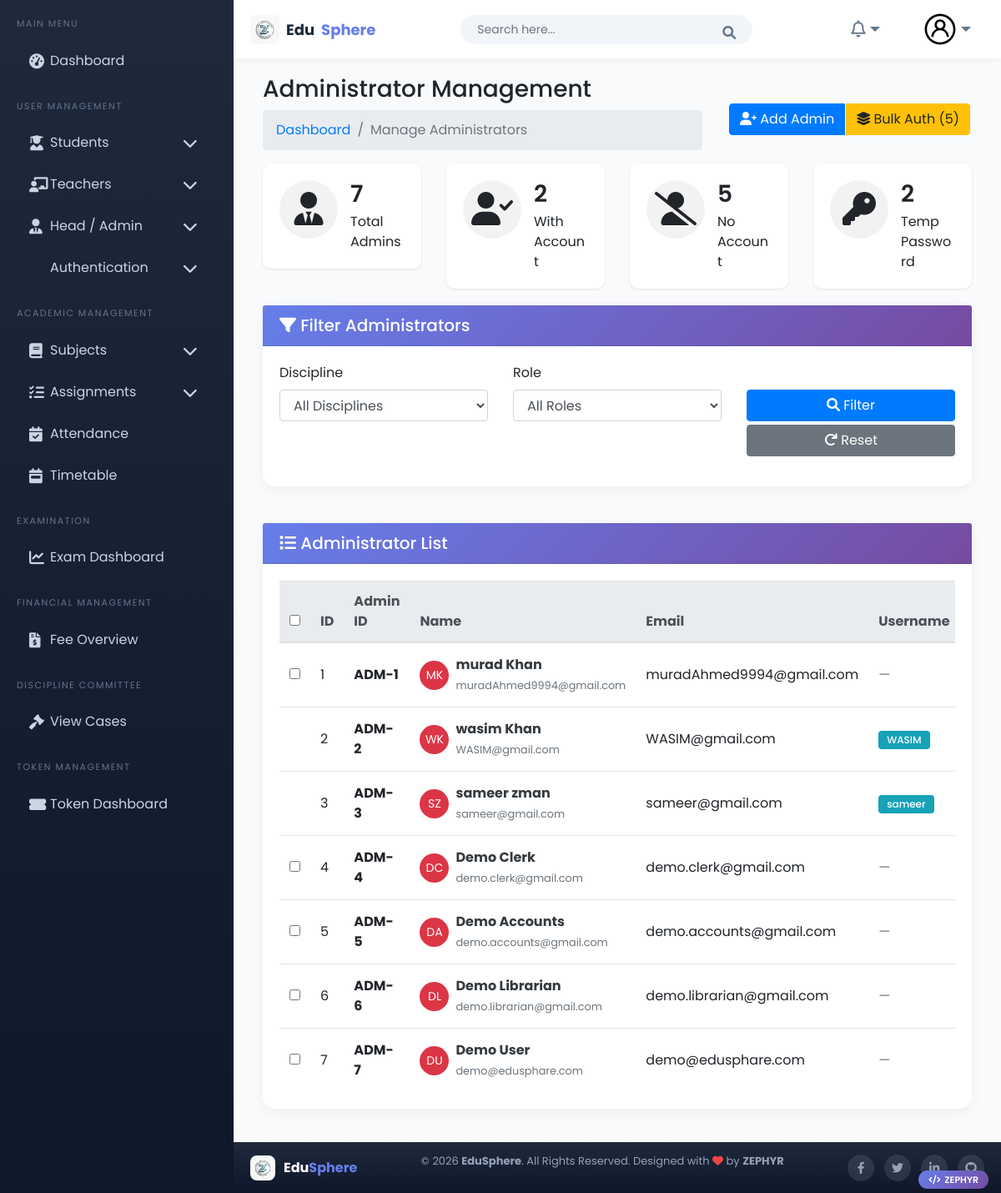
The app's page /home_auth/manage-admins/ (signed in) with its own data.
### head/models.py (models this page shows, shortened)
class AdminProfile(models.Model):
    ROLE_CHOICES = [
        ('HOD', 'Head of Department'),
        ('Coordinator', 'Coordinator'),
        ('Section Head', 'Section Head'),
        ('Office Clerk', 'Office Clerk'),
        ('Accounts', 'Accounts Officer'),
        ('Librarian', 'Librarian'),
    ]
    user = models.OneToOneField(
        CustomUser,
        on_delete=models.SET_NULL,
        null=True,
        blank=True,
        related_name='admin_profile'
    )
    first_name = models.CharField(max_length=100)
    last_name = models.CharField(max_length=100)
    father_name = models.CharField(max_length=100)
    contact_number = models.CharField(max_length=15, blank=True, null=True)
    email = models.EmailField(max_length=255, unique=True)
    discipline = models.ForeignKey(Discipline, on_delete=models.SET_NULL, null=True, blank=True)
    assigned_disciplines = models.JSONField(default=list, blank=True, help_text="List of discipline IDs for multi-discipline roles")
    role = models.CharField(max_length=50, choices=ROLE_CHOICES, default='Office Clerk')
    address = models.TextField(blank=True, null=True)
    employee_id = models.CharField(max_length=50, unique=True, blank=True, null=True)
    joining_date = models.DateField(blank=True, null=True)
    is_active = models.BooleanField(default=True)
    created_at = models.DateTimeField(auto_now_add=True)
    updated_at = models.DateTimeField(auto_now=True)

### home_auth/models.py (models this page shows, shortened)
class CustomUser(AbstractUser):
    username = models.CharField(max_length=100, unique=True)
    email = models.EmailField(max_length=255, unique=True, db_index=True)
    is_authorized = models.BooleanField(default=False)
    login_token = models.CharField(max_length=6, blank=True, null=True)
    first_name = models.CharField(max_length=30, blank=True)
    last_name = models.CharField(max_length=30, blank=True)
    date_joined = models.DateTimeField(auto_now_add=True)
    is_student = models.BooleanField(default=False)
    is_admin = models.BooleanField(default=False)
    is_teacher = models.BooleanField(default=False)
    password_change_deadline = models.DateTimeField(blank=True, null=True)  # Keep but won't be used
    password_generated = models.BooleanField(default=False)
    temp_password = models.CharField(max_length=100, blank=True, null=True)
    groups = models.ManyToManyField(
        'auth.Group',
        related_name="+",
        blank=True
    )
    user_permissions = models.ManyToManyField(
        'auth.Permission',
        related_name="+",
        blank=True
    )

### home_auth/views.py (the view, shortened to what this page needs)
# urls.py: path('manage-admins/', views.manage_admins_view, name='manage_admins'),
@login_required
def manage_admins_view(request):
    if not (request.user.is_superuser):
        messages.error(request, 'You do not have permission to access this page.')
        return redirect('dashboard')
    discipline_id = request.GET.get('discipline')
    role_filter = request.GET.get('role')
    admins = AdminProfile.objects.select_related('user', 'discipline').all()
    if discipline_id:
        admins = admins.filter(discipline_id=discipline_id)
    if role_filter:
        admins = admins.filter(role=role_filter)
    total_admins = admins.count()
    admins_with_account = admins.filter(user__isnull=False).count()
    admins_without_account = admins.filter(user__isnull=True).count()
    admins_with_temp_password = admins.filter(user__password_generated=True).count()
    paginator = Paginator(admins, 20)
    admins_page = paginator.get_page(request.GET.get('page'))
    context = {
        "admins": admins_page,
        "disciplines": Discipline.objects.all(),
        "role_choices": AdminProfile._meta.get_field('role').choices,
        "admins_with_account": admins_with_account,
        "admins_without_account": admins_without_account,
        "admins_with_temp_password": admins_with_temp_password,
        "total_admins": total_admins,
        "user_type": "admin"
    }
    return render(request, "authentication/register_admin.html", context)

### templates/authentication/register_admin.html (shortened to what this page needs)
{% extends 'Home/base.html' %}
{% load static %}
{% block body %}
<div class="page-wrapper">
    <div class="content container-fluid">
        <div class="page-header">
            <div class="row align-items-center">
                <div class="col">
                    <h3 class="page-title">Administrator Management</h3>
                    <ul class="breadcrumb">
                        <li class="breadcrumb-item"><a href="{% url 'dashboard' %}">Dashboard</a></li>
                        <li class="breadcrumb-item active">Manage Administrators</li>
                    </ul>
                </div>
                <div class="col-auto">
                    <div class="btn-group">
                        <a href="{% url 'manage_admins' %}" class="btn btn-primary">
                            <i class="fas fa-user-plus"></i> Add Admin
                        </a>
                        {% if admins_without_account > 0 %}
                        <button class="btn btn-warning" onclick="bulkAuthenticateAllNoAccount()">
                            <i class="fas fa-layer-group"></i> Bulk Auth ({{ admins_without_account }})
                        </button>
                        {% endif %}
                    </div>
                </div>
            </div>
        </div>
        <div class="row">
            <div class="col-md-3">
                <div class="card dash-widget">
                    <div class="card-body">
                        <span class="dash-widget-icon"><i class="fas fa-user-tie"></i></span>
                        <div class="dash-widget-info">
                            <h3>{{ admins|length }}</h3>
                            <span>Total Admins</span>
                        </div>
                    </div>
                </div>
            </div>
            <div class="col-md-3">
                <div class="card dash-widget">
                    <div class="card-body">
                        <span class="dash-widget-icon"><i class="fas fa-user-check"></i></span>
                        <div class="dash-widget-info">
                            <h3>{{ admins_with_account }}</h3>
                            <span>With Account</span>
                        </div>
                    </div>
                </div>
            </div>
            <div class="col-md-3">
                <div class="card dash-widget">
                    <div class="card-body">
                        <span class="dash-widget-icon"><i class="fas fa-user-slash"></i></span>
                        <div class="dash-widget-info">
                            <h3>{{ admins_without_account }}</h3>
                            <span>No Account</span>
                        </div>
                    </div>
                </div>
            </div>
            <div class="col-md-3">
                <div class="card dash-widget">
                    <div class="card-body">
                        <span class="dash-widget-icon"><i class="fas fa-key"></i></span>
                        <div class="dash-widget-info">
                            <h3>{{ admins_with_temp_password|default:0 }}</h3>
                            <span>Temp Password</span>
                        </div>
                    </div>
                </div>
            </div>
        </div>
        <div class="row mb-4">
            <div class="col-md-12">
                <div class="card">
                    <div class="card-header">
                        <h5 class="card-title mb-0">
                            <i class="fas fa-filter"></i> Filter Administrators
                        </h5>
                    </div>
                    <div class="card-body">
                        <form method="get" class="row">
                            <div class="col-md-4 col-sm-6">
                                <div class="form-group">
                                    <label>Discipline</label>
                                    <select name="discipline" class="form-control">
                                        <option value="">All Disciplines</option>
                                    </select>
                                </div>
                            </div>
                            <div class="col-md-4 col-sm-6">
                                <div class="form-group">
                                    <label>Role</label>
                                    <select name="role" class="form-control">
                                        <option value="">All Roles</option>
                                    </select>
                                </div>
                            </div>
                            <div class="col-md-4 col-sm-12">
                                <div class="form-group">
                                    <label>&nbsp;</label>
                                    <button type="submit" class="btn btn-primary btn-block">
                                        <i class="fas fa-search"></i> Filter
                                    </button>
                                    <a href="{% url 'manage_admins' %}" class="btn btn-secondary btn-block mt-1">
                                        <i class="fas fa-redo"></i> Reset
                                    </a>
                                </div>
                            </div>
                        </form>
                    </div>
                </div>
            </div>
        </div>
        <div class="row">
            <div class="col-sm-12">
                <div class="card card-table">
                    <div class="card-header">
                        <h5 class="card-title mb-0">
                            <i class="fas fa-list"></i> Administrator List
                        </h5>
                    </div>
                    <div class="card-body">
                        <div class="table-responsive">
                            <table class="table table-hover table-center mb-0">
                                <thead class="thead-light">
                                    <tr>
                                        <th width="40">
                                            {% if admins_without_account > 0 %}
                                            <input type="checkbox" id="selectAllNoAccount" title="Select all without account">
                                            {% endif %}
                                        </th>
                                        <th>ID</th>
                                        <th>Admin ID</th>
                                        <th>Name</th>
                                        <th>Email</th>
                                        <th>Username</th>
                                    </tr>
                                </thead>
                                <tbody>
                                    {% for admin in admins %}
                                    <tr id="admin-row-{{ admin.id }}">
                                        <td>
                                            {% if not admin.user %}
                                            <input type="checkbox" class="admin-no-account" data-admin-id="{{ admin.id }}" data-admin-name="{{ admin.first_name }} {{ admin.last_name }}" data-admin-email="{{ admin.email }}">
                                            {% endif %}
                                        </div>
                                        <td>{{ admin.id }}</div>
                                        <td><span class="font-weight-bold">ADM-{{ admin.id }}</span></div>
                                        <td>
                                            <div class="d-flex align-items-center">
                                                <div class="avatar-img rounded-circle bg-danger text-white d-flex align-items-center justify-content-center mr-2" style="width:35px;height:35px;">
                                                    <span style="font-size:14px;">{{ admin.first_name|slice:":1"|upper }}{{ admin.last_name|slice:":1"|upper }}</span>
                                                </div>
                                                <div>
                                                    <a href="#" class="font-weight-bold text-dark">
                                                        {{ admin.first_name }} {{ admin.last_name }}
                                                    </a>
                                                    <br><small class="text-muted">{{ admin.email }}</small>
                                                </div>
                                            </div>
                                        </div>
                                        <td>{{ admin.email }}</div>
                                        <td>
                                            {% if admin.user %}
                                            <span class="badge badge-info">{{ admin.user.username }}</span>
                                            {% else %}
                                            <span class="text-muted">—</span>
                                            {% endif %}
                                        </div>
                                        </div>
                                        <td>{{ admin.discipline.name|default:"All Disciplines" }}</div>
                                        <td>
                                        <td class="text-right">
                                    </tr>
                                    {% endfor %}
{% endblock %}

### templates/Home/base.html (style rules this page uses)
:root { --primary-gradient: linear-gradient(135deg, #667eea 0%, #764ba2 100%); --primary: #667eea; --dark-bg: #0f172a; --sidebar-width: 280px; --header-height: 70px; --footer-height: 60px; }
* { margin: 0; padding: 0; box-sizing: border-box; }
body { font-family: 'Poppins', sans-serif; background: #f8fafc; overflow-x: hidden; min-height: 100vh; display: flex; flex-direction: column; }
.card { border: none; border-radius: 15px; box-shadow: 0 4px 15px rgba(0,0,0,0.05); margin-bottom: 20px; }
.page-wrapper { flex: 1; }

### templates/authentication/register_admin.html (style rules this page uses)
.dash-widget { border-radius: 10px; transition: all 0.3s ease; border: none; box-shadow: 0 1px 3px rgba(0,0,0,0.1); }
.dash-widget-icon { font-size: 40px; float: left; width: 70px; height: 70px; line-height: 70px; text-align: center; background: rgba(0,0,0,0.05); border-radius: 50%; margin-right: 15px; }
.dash-widget-info { overflow: hidden; }
.dash-widget-info h3 { font-size: 28px; font-weight: 600; margin-bottom: 5px; }
.card-header { background: linear-gradient(135deg, #667eea 0%, #764ba2 100%); color: white; }
.card-header .card-title { color: white; }
.table td { vertical-align: middle; }
.btn-group .btn { margin: 0 2px; border-radius: 4px; }
.avatar-img { width: 35px; height: 35px; display: inline-flex; align-items: center; justify-content: center; border-radius: 50%; }
.badge { padding: 5px 10px; font-weight: 500; }

### records on screen
AdminProfile: id "1", first_name "M", last_name "K", first_name "murad", last_name "Khan", email "muradAhmed9994@gmail.com"
AdminProfile: id "2", first_name "W", last_name "K", first_name "wasim", last_name "Khan", email "WASIM@gmail.com", user.username "WASIM"
AdminProfile: id "3", first_name "S", last_name "Z", first_name "sameer", last_name "zman", email "sameer@gmail.com", user.username "sameer"
AdminProfile: id "4", first_name "D", last_name "C", first_name "Demo", last_name "Clerk", email "demo.clerk@gmail.com"
AdminProfile: id "5", first_name "D", last_name "A", first_name "Demo", last_name "Accounts", email "demo.accounts@gmail.com"
AdminProfile: id "6", first_name "D", last_name "L", first_name "Demo", last_name "Librarian", email "demo.librarian@gmail.com"
AdminProfile: id "7", first_name "D", last_name "U", first_name "Demo", last_name "User", email "demo@edusphare.com"

### other values on screen
{{ admins_without_account }} "5"
{{ admins|length }} "7"
{{ admins_with_account }} "2"
{{ admins_with_temp_password|default:0 }} "2"
